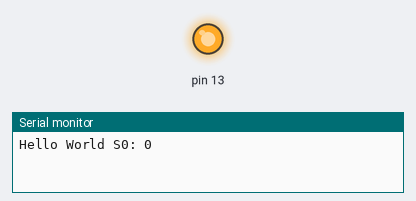
Bench run of a sketch on a simulated Arduino Leonardo, built with avr-gcc and run on an emulated ATmega32U4. Shown: output pins drawn as LEDs (lit = HIGH), the last lines printed to the serial monitor.

Above: at 1.0 s.
At 3.0 s:
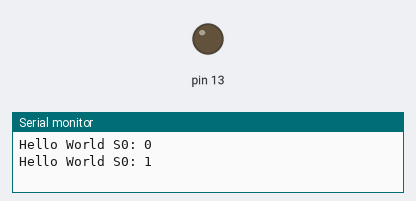
Timing chart, 0 to 5.2 s (numbered marks = the images above):
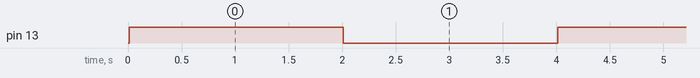

The sketch:

taller-usart-2.ino
```cpp
// Demo 2: test the initialization procedure based on
//         code from "eje_usart_vmlab/usart/usart.c"

/***************************************************************************//**
 * L E D   F U N C T I O N S
 ******************************************************************************/

#define LED_DDRX   (DDRC)
#define LED_DDRXn  (DDC7)
#define LED_PORTX  (PORTC)
#define LED_PORTXn (PORTC7)

static void led_setup() {
  // Configures the LED pin as an output I/O port.
  LED_DDRX |= (1<<LED_DDRXn);
}

static void led_off() {
  LED_PORTX &= ~(1<<LED_PORTXn); //< turn OFF (sets to 1, 5V)
}

static void led_on() {
  LED_PORTX |= (1<<LED_PORTXn);  //< turn ON  (sets to 0, 0V)
}

static void led_toggle() {
  static bool on = false;
  if (on) {
    led_off();
    on = false;
  } else {
    led_on();
    on = true;
  }
}

/***************************************************************************//**
 * U A R T   F U N C T I O N S
 ******************************************************************************/

// @todo: change to match UART1 registers from Arduino Leonardo
//        Only transmission shall be activated.
//        Baud rate: 115200bps.
void UART_first_init(void) {
  return;
}

/***************************************************************************//**
 * A R D U I N O   F U N C T I O N S
 ******************************************************************************/

// UART 1 is initialized by our own function
void setup() {
  led_setup();
  UART_first_init();				// First init UART 1
  Serial.begin(57600);      // Then, init USB CDC

  while(!Serial) {
    // Do nothing, wait for Serial to be ready
  }

  led_on();
}

// Same as in Demo 1
void loop() {
  static int counter = 0;

  Serial.print("Hello World S0: ");
  Serial.println(counter);

  Serial1.print("Hello World S1: ");
  Serial1.println(counter);

  counter+=1;
  led_toggle();
  delay(2000);
}
```

Measured:
- by itself, pin 13: alternates HIGH for 2.0 s and LOW for 2.0 s
